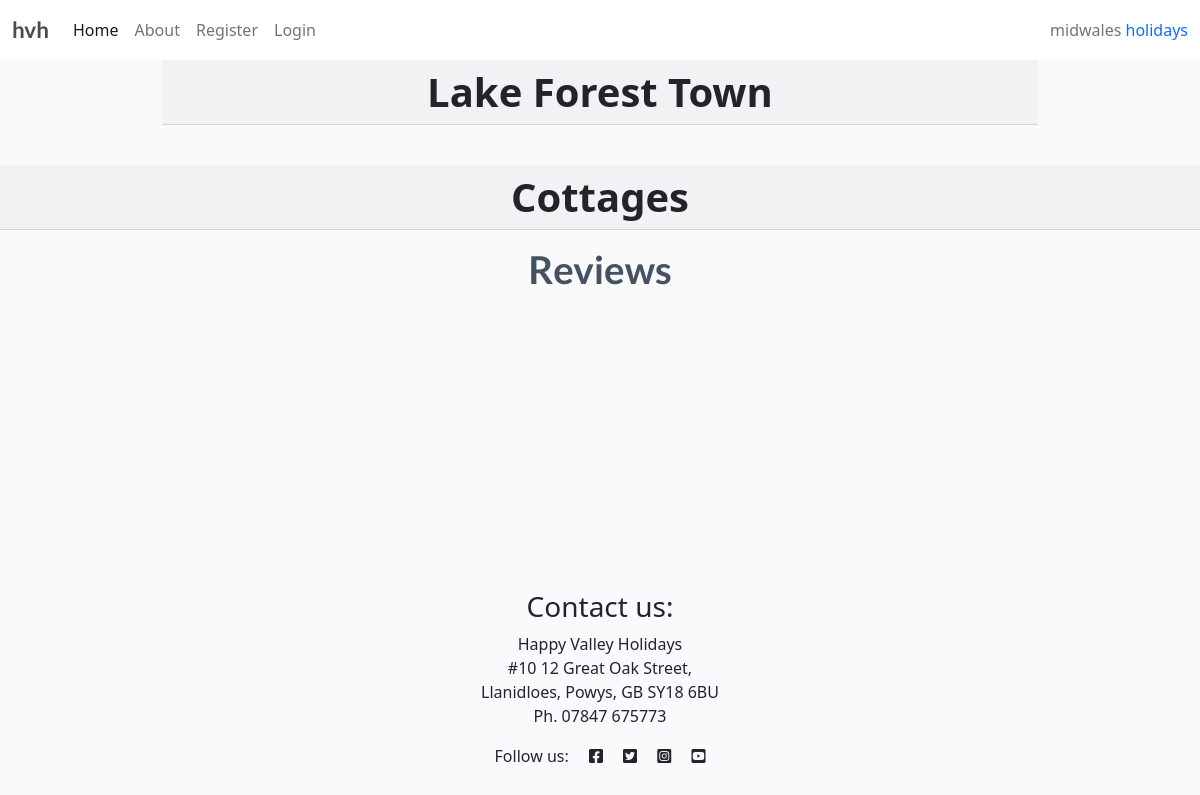
Before: / with the older database file.
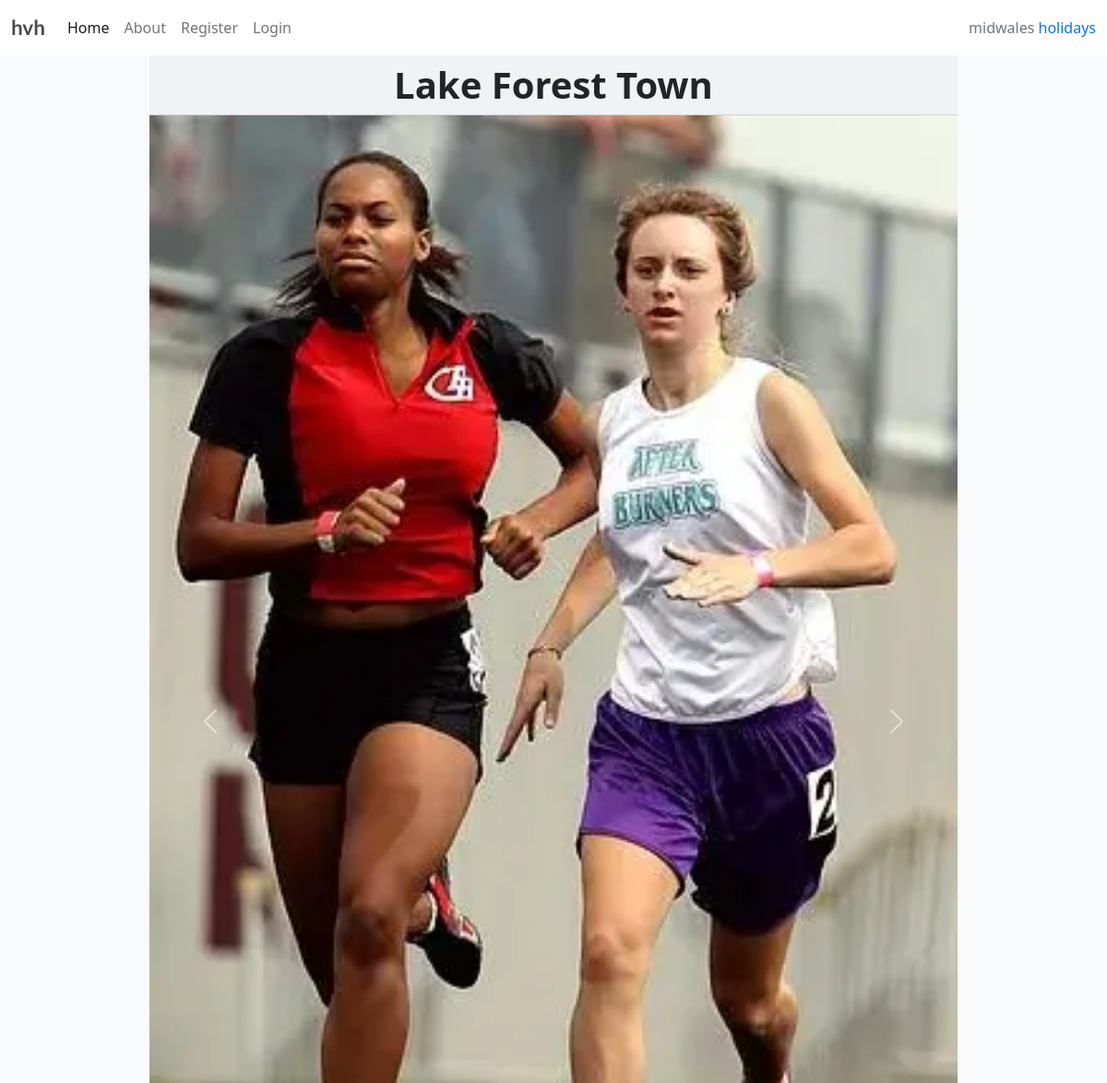
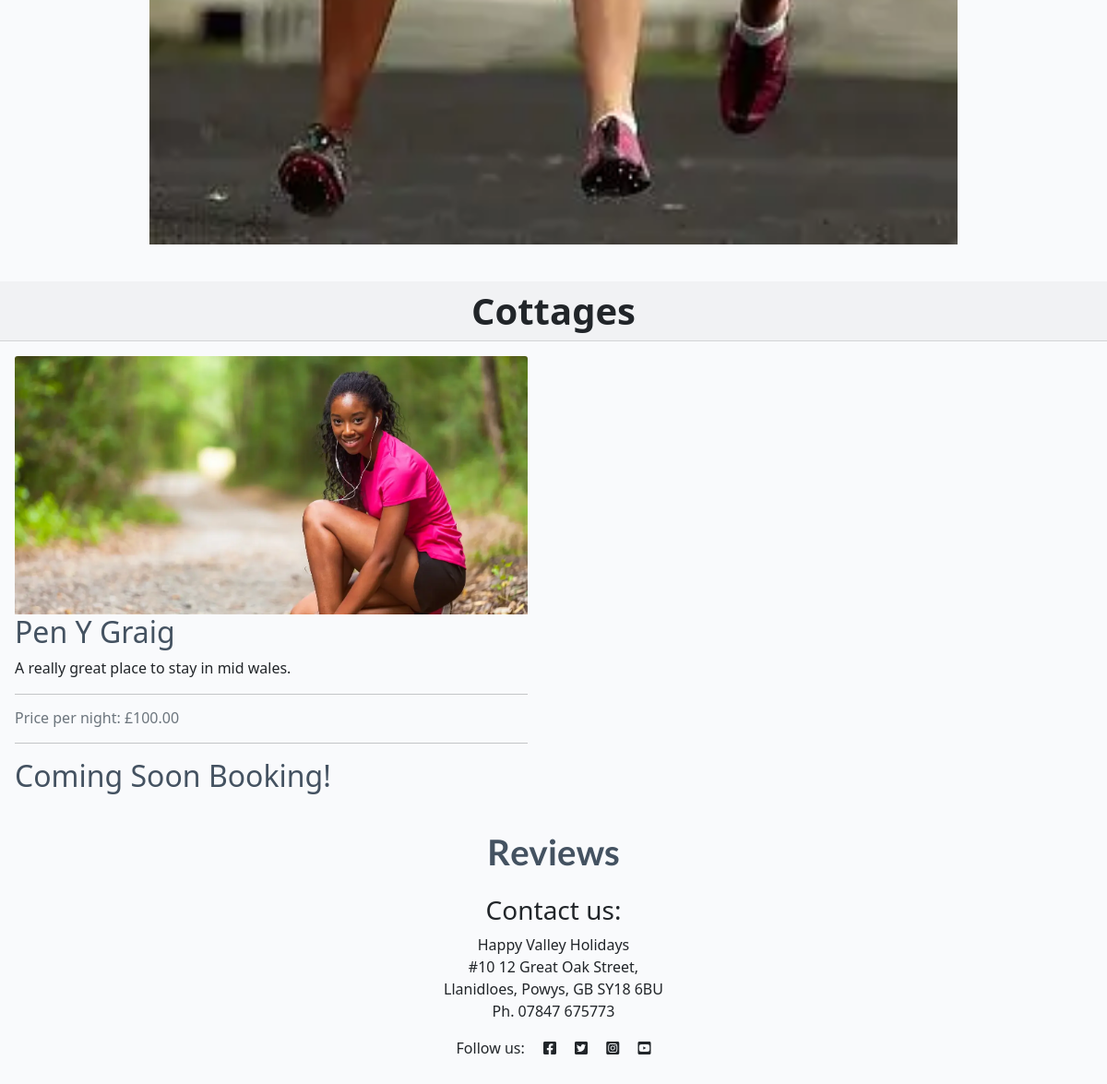
After: the same page with the newer database file (2 pictures, top to bottom).
### cottages/models.py (models this page shows, shortened)
class HeroImage(models.Model):
    image = models.ImageField(upload_to='cottages/hero', blank=True, null=True,
                              default='placeholder')
    caption = models.CharField(max_length=255, blank=True)
    created_at = models.DateTimeField(auto_now_add=True)

class Cottage(models.Model):
    cottage_id = models.CharField(
        primary_key=True,
        max_length=20,
        default="Pen Y Graig"
    )
    featured_image = models.ImageField(
        upload_to='cottages/featured',
        blank=True,
        null=True,
        default='placeholder'
    )
    description = models.CharField(
        max_length=400,
        blank=True,
        null=True,
        default="Untitled Cottage"
    )
    slug = models.SlugField(max_length=200, blank=True)
    bedrooms = models.IntegerField()
    bathrooms = models.IntegerField()
    max_guests = models.IntegerField()
    price_per_night = models.DecimalField(max_digits=10, decimal_places=2)

### cottages/views.py (the view)
# urls.py: path('', HomePageView.as_view(), name='home'),
class HomePageView(TemplateView):
    template_name = "cottages/index.html"
    def get_context_data(self, **kwargs):
        context = super().get_context_data(**kwargs)
        context["cottage_list"] = Cottage.objects.all()
        context["review_list"] = Review.objects.all()
        review_qs = Review.objects.filter(
            approved=True
        ).order_by(
            '-rating', '-created_at'
        )
        paginator = Paginator(review_qs, 3)
        page = self.request.GET.get("page")
        try:
            page_obj = paginator.page(page)
        except PageNotAnInteger:
            page_obj = paginator.page(1)
        except EmptyPage:
            page_obj = paginator.page(paginator.num_pages)
        context["review_list"] = page_obj.object_list
        context["page_obj"] = page_obj
        context["is_paginated"] = page_obj.has_other_pages()
        context["lake_images"] = HeroImage.objects.all().order_by('image')
        return context

### cottages/templates/cottages/index.html (shortened to what this page needs)
{% extends "base.html" %}
{% load static %}
{% block content %}
<div class="container-fluid" id="review-hero-image">
  <div class="row">
    <div class="card mb-4">
      <h1 class="card-header text-center">
        <strong>Lake Forest Town</strong>
      </h1>
      {% if lake_images %}
      <div id="heroCarousel" class="carousel slide" data-bs-ride="carousel">
        <div class="carousel-inner">
          {% for img in lake_images %}
          <div class="carousel-item {% if forloop.first %}active{% endif %}">
            <img
              src="{{ img.image.url }}"
              class="d-block w-100"
              alt="{{ img.caption }}"
            />
          </div>
          {% endfor %}
        </div>
        <button
          class="carousel-control-prev"
          type="button"
          data-bs-target="#heroCarousel"
          data-bs-slide="prev"
          aria-label="Previous slide"
          title="Previous slide"
        >
          <span class="carousel-control-prev-icon" aria-hidden="true"></span>
        </button>
        <button
          class="carousel-control-next"
          type="button"
          data-bs-target="#heroCarousel"
          data-bs-slide="next"
          aria-label="Next slide"
          title="Next slide"
        >
          <span class="carousel-control-next-icon" aria-hidden="true"></span>
        </button>
      </div>
      {% endif %}
    </div>
  </div>
</div>
      <div class="col-12 mt-3 left">
        <div class="row">
          <h1 class="card-header text-center">
            <strong>Cottages</strong>
          </h1>
          {% for cottage in cottage_list %}
          <div class="col-md-6">
            <div class="card mb-6">
              <div class="card-body">
                <div class="image-container">
                  {% if "placeholder" in cottage.featured_image.url %}
                  <img
                    class="card-img-top"
                    src="{% static 'images/default.jpg' %}"
                    alt="placeholder image"
                  />
                  {% else %}
                  <img
                    class="card-img-top"
                    src="{{ cottage.featured_image.url }}"
                    alt="{{ cottage.title }}"
                  />
                  {% endif %}
                </div>
                <a
                  href="{% url 'cottage_detail' cottage.slug %}"
                  class="post-link"
                >
                  <h2 class="card-title">{{ cottage.cottage_id }}</h2>
                </a>
                <p class="card-text">{{ cottage.description }}</p>
                <hr />
                <p class="card-text text-muted h6">
                  Price per night: £{{ cottage.price_per_night }}
                </p>
                <hr />
                <div class="card-text text-muted h6">
                  <a href="/rock-terrace/" class="post-link">
                    <h2 class="card-title">Coming Soon Booking!</h2>
                  </a>
                </div>
              </div>
            </div>
          </div>
          {% endfor %}
        </div>
      </div>
    <div class="row">
      <div class="col-12 mt-3 justify-content-center">
        <div class="row">
          <h2 class="text-center">
            <a href="{% url 'review_detail' %}" class="review-link brand"
              >Reviews</a
            >
          </h2>
        </div>
      </div>
    </div>
  {% endblock %}

### templates/base.html (shortened to what this page needs)
{% load static %}
{% url 'home' as home_url %}
{% url 'about' as about_url %}
{% url 'account_login' as login_url %}
{% url 'account_signup' as signup_url %}
{% url 'account_logout' as logout_url %}
<!DOCTYPE html>
<html class="h-100" lang="en">
<head>
    <link rel="stylesheet" href="https://cdnjs.cloudflare.com/ajax/libs/font-awesome/5.15.3/css/all.min.css">
    <link href="https://cdn.jsdelivr.net/npm/bootstrap@5.0.1/dist/css/bootstrap.min.css" rel="stylesheet"
>
    <link rel="stylesheet" href="{% static 'css/style.css' %}">
</head>
<body class="d-flex flex-column h-100 main-bg">
    <nav class="navbar navbar-expand-lg navbar-light bg-white">
        <div class="container-fluid">
            <a class="navbar-brand" href="{% url 'home' %}"><span class="brand">hvh</span></a>
            <div class="collapse navbar-collapse" id="navbarText">
                <ul class="navbar-nav me-auto mb-2 mb-lg-0">
                    <li class="nav-item">
                        <a class="nav-link {% if request.path == home_url %}active{% endif %}" aria-current="page"
                            href="{% url 'home' %}">Home</a>
                    </li>
                    <li class="nav-item">
                        <a
                            class="nav-link
                            {% if request.path == about_url %}active{%endif%}"
                            aria-current="page"
                            href="{% url 'about' %}"
                            >About</a
                        >
                    </li>
                    {% if user.is_authenticated %}
                        <li class="nav-item">
                            <a class="nav-link {% if request.path == logout_url %}active{% endif %}" aria-current="page" href="{% url 'account_logout' %}">Logout</a>
                        </li>
                        <li class="nav-item">
                            <a class="nav-link" href="{% url 'password_change' %}">Change Password</a>
                        </li>
                    {% else %}
                        <li class="nav-item">
                            <a class="nav-link {% if request.path == signup_url %}active{% endif %}" aria-current="page"
                                href="{% url 'account_signup' %}">Register</a>
                        </li>
                        <li class="nav-item">
                            <a class="nav-link {% if request.path == login_url %}active{% endif %}" aria-current="page" href="{% url 'account_login' %}">Login</a>
                        </li>
                    {% endif %}
                </ul>
                <span class="navbar-text text-muted">
                    {% if user.is_authenticated %}
                        You are logged in as <strong>{{ user.get_username }}</strong>
                    {% else %}
                        midwales <span class="text-primary">holidays</span>
                    {% endif %}
                </span>
            </div>
        </div>
    </nav>
    <div aria-live="polite" aria-atomic="true" class="position-fixed top-0 end-0 p-3" style="z-index: 1055;">
    </div>
    <main class="flex-shrink-0 main-bg">
    {% block content %}{% endblock content %}
</main>
<footer class="footer mt-auto py-3 white-bg">
  <h3 class="text-center">Contact us:</h3>
  <address class="text-center">
    Happy Valley Holidays<br />
    #10 12 Great Oak Street,<br />
    Llanidloes, Powys, GB SY18 6BU<br />
    Ph. 07847 675773
  </address>
  <p class="text-center">
    Follow us:
    <i class="fab fa-facebook-square ms-3"></i>
    <i class="fab fa-twitter-square ms-3"></i>
    <i class="fab fa-instagram-square ms-3"></i>
    <i class="fab fa-youtube-square ms-3"></i>
  </p>
</footer>
    <link rel="stylesheet"
          href="https://cdn.jsdelivr.net/npm/flatpickr/dist/flatpickr.min.css">
</body>
</html>

### static/css/style.css (style rules this page uses)
body { background-color: #F9FAFC; }
.brand { font-family: Lato, sans-serif; font-size: 1.4rem; font-weight: 700; color: #4A4A4F; }
.main-bg { background-color: #F9FAFC; }
.card { border: none; background-color: transparent; }
.image-container { position: relative; }
.post-link { text-decoration: none; color: #445261; }
#review-hero-image { max-width: 75%; height: auto; display: block; margin: 0 auto; }
html { scroll-behavior: smooth; }

### templates/base.html (style rules this page uses)
.review-link { font-size: 1.2em; color: #445261; text-decoration: none; }
html { scroll-behavior: smooth; }

Changed rows visible on the page:
added HeroImage: image (picture)
added Cottage: featured_image (picture), cottage_id "Pen Y Graig", description "A really great place to stay in mid wales.", price_per_night "100.00"
